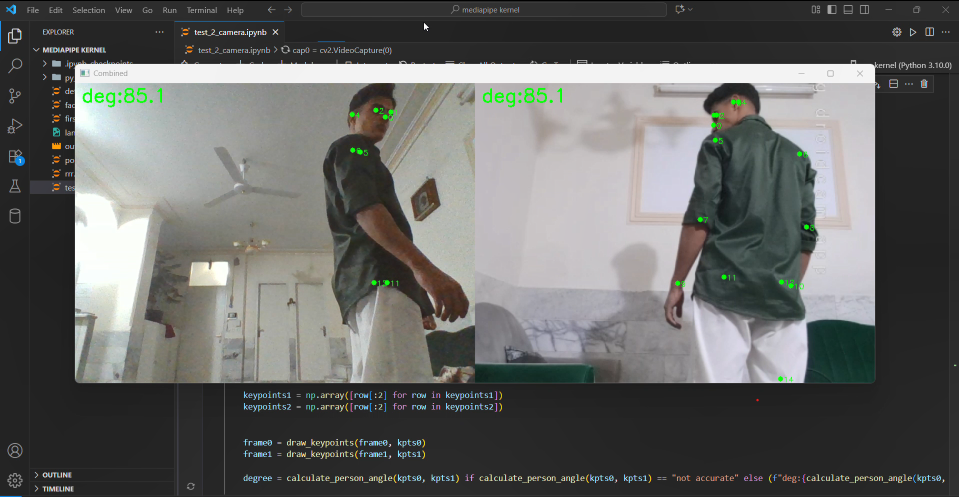
#> input picture assets/deg1.png, 1918 x 993 px, given in place of the camera (shown at 1/2 size)
$ jupyter execute --allow-errors predict_angle_moveNet.ipynb   (text cells are left out)
#> lines starting #> are read from the running program, lines starting #| are printed output that depends on the picture; after the words box and inside, x2 and y2 are one past the last pixel; in counts of white or black regions, pixels touching at a corner belong together
#> further down, frame0 is the input picture: shape (993, 1918, 3); mean B, G, R 100.3, 102.2, 101.4
#> `frame1 = cv2.rotate(frame1, cv2.ROTATE_90_CLOCKWISE)`:
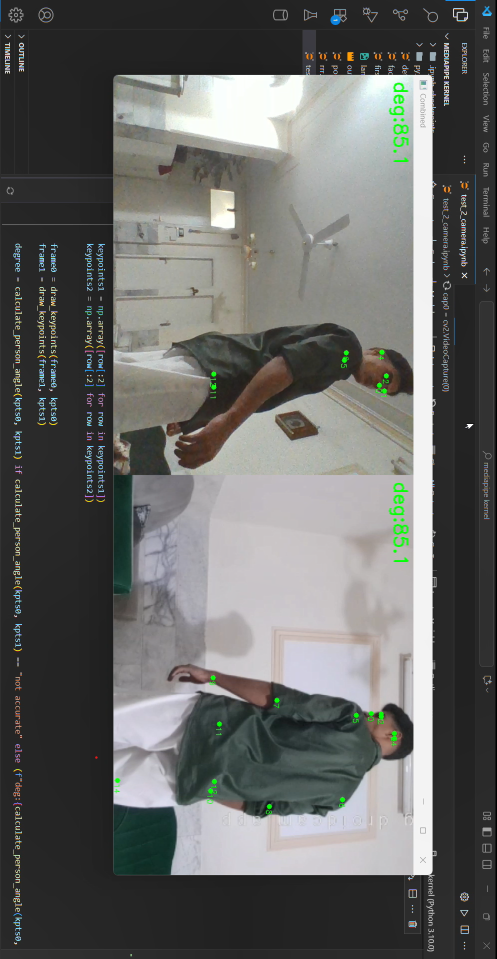
#> frame1: shape (1918, 993, 3) (shown at 1/2 size); mean B, G, R 100.3, 102.2, 101.4
[cell 1]
import cv2
import numpy as np
import tensorflow as tf
import tensorflow_hub as hub
import math

#> (the rest of this cell did not finish here and is left out)

#> (a cell that did not finish here is left out)

[cell 3]
NOSE = 0
LEFT_SHOULDER = 5
RIGHT_SHOULDER = 6

# [45 lines left out: function calculate_person_angle, not called in this run]

[cell 4]
def remove_black_bars_auto(frame, thresh_value=16):
#> called with thresh_value = 16
    gray = cv2.cvtColor(frame, cv2.COLOR_BGR2GRAY)
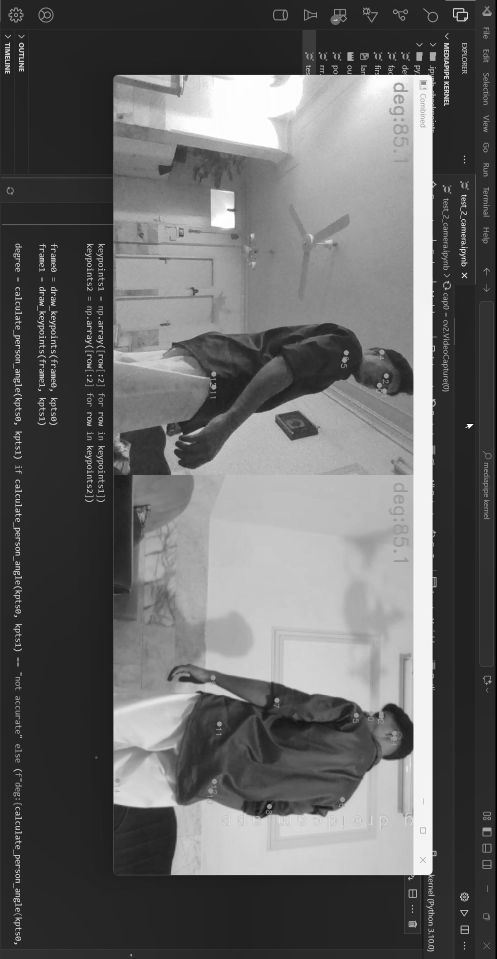
#> gray: shape (1918, 993) (shown at 1/2 size); min 0, max 255, mean 101.8
    _, mask = cv2.threshold(gray, thresh_value, 255, cv2.THRESH_BINARY)
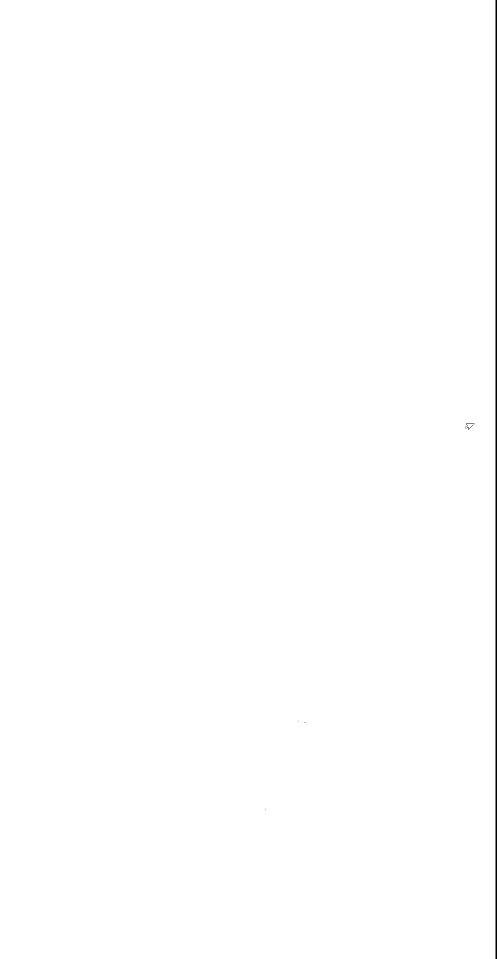
#> mask: shape (1918, 993) (shown at 1/2 size); 99.8% white; 8 black regions (6 under 20 px), largest, box (x1, y1, x2, y2) and area: (991, 0, 993, 1918) 3836, (932, 847, 949, 853) 22
    coords = cv2.findNonZero(mask)
#> coords = contour of 1900690 points, box (x1, y1, x2, y2) (0, 0, 991, 1918), area 0
    if coords is None:
        return frame
    x, y, w, h = cv2.boundingRect(coords)
#> x = 0; y = 0; w = 991; h = 1918
    return frame[y:y+h, x:x+w]
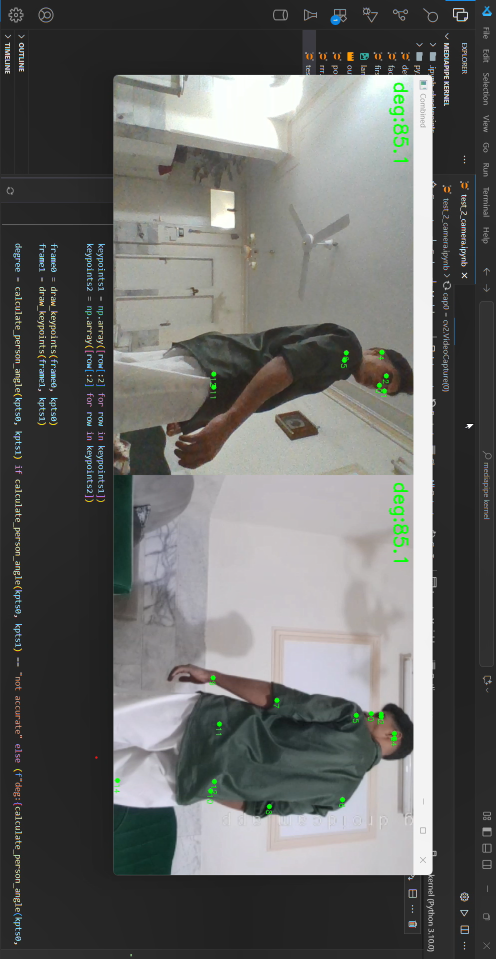
#> returned value: shape (1918, 991, 3) (shown at 1/2 size); mean of channels 0, 1, 2 100.5, 102.4, 101.6; drawn as B, G, R

# [4 lines left out: function rotate_if_needed, not called in this run]

def resize_and_center_crop_fill(img, target_size=(640, 480)):
#> called with target_size = (640, 480)
    target_w, target_h = target_size
    h, w = img.shape[:2]
#> h = 1918; w = 991

    if (w, h) == (target_w, target_h):
        return img

    scale = max(target_w / w, target_h / h)
#> scale = 0.646
    new_w, new_h = int(w * scale), int(h * scale)
#> new_w = 640; new_h = 1238
    resized = cv2.resize(img, (new_w, new_h), interpolation=cv2.INTER_AREA)
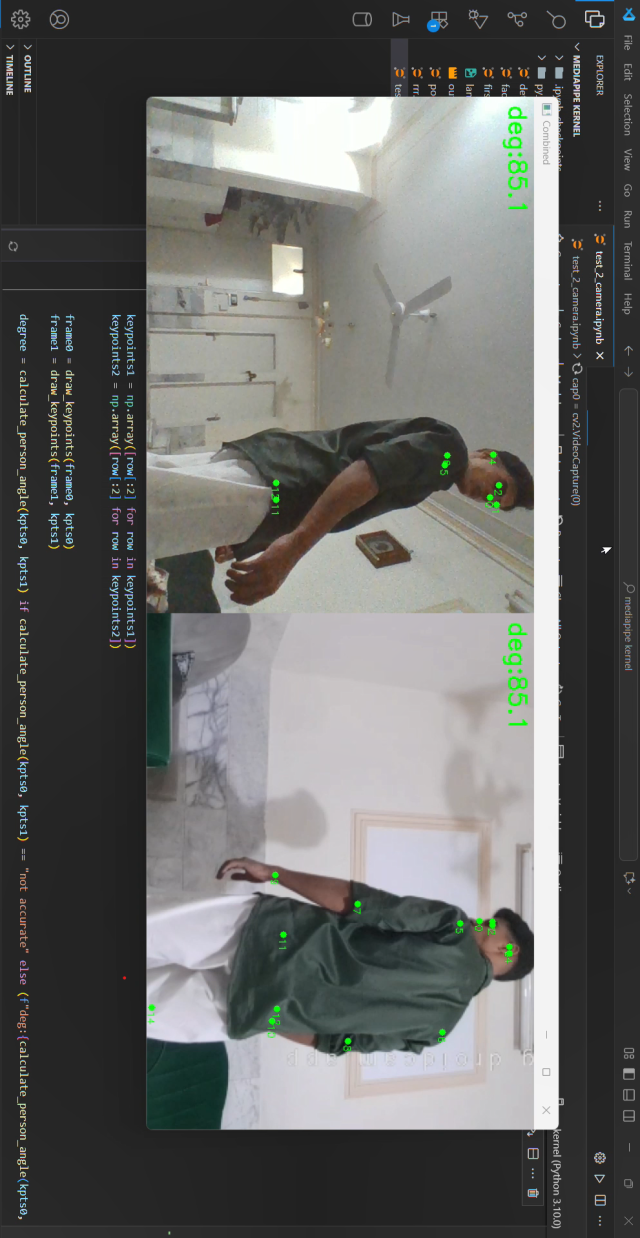
#> resized: shape (1238, 640, 3); mean B, G, R 100.5, 102.4, 101.6

    x = (new_w - target_w) // 2
#> x = 0
    y = (new_h - target_h) // 2
#> y = 379
    cropped = resized[y:y+target_h, x:x+target_w]
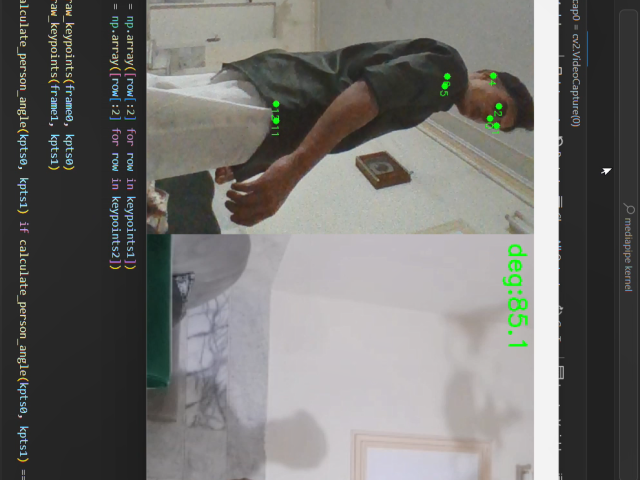
#> cropped: shape (480, 640, 3); mean B, G, R 110.6, 113.2, 113.9
    return cropped

[cell 5]
cap0 = cv2.VideoCapture(0)
cap1 = cv2.VideoCapture(1)

#> (the rest of this cell did not finish here and is left out)

$ run again, on assets/deg2.png
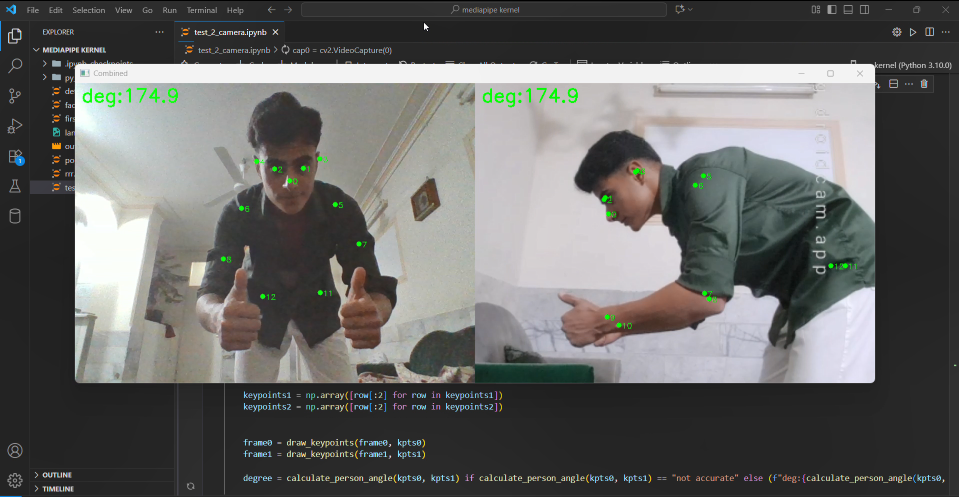
#> input picture assets/deg2.png, 1918 x 993 px, given in place of the camera (shown at 1/2 size)
#> frame0 is the input picture: shape (993, 1918, 3); mean B, G, R 100.3, 101.9, 101.7
#> in remove_black_bars_auto, `gray = cv2.cvtColor(frame, cv2.COLOR_BGR2GRAY)`:
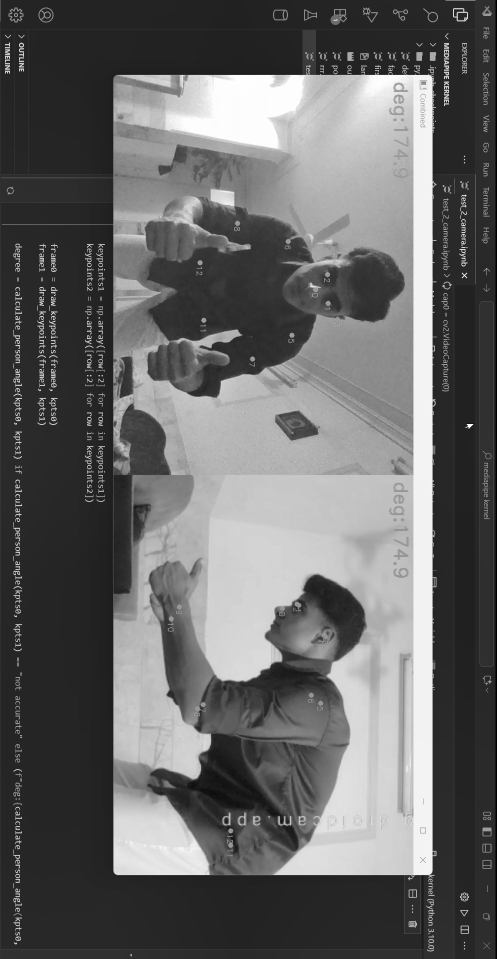
#> gray: shape (1918, 993) (shown at 1/2 size); min 0, max 255, mean 101.7
#> mask: shape (1918, 993); 99.8% white; 19 black regions (14 under 20 px), largest, box (x1, y1, x2, y2) and area: (991, 0, 993, 1918) 3836, (417, 1581, 441, 1592) 160, (439, 1592, 455, 1599) 53, (930, 847, 949, 859) 47, (382, 1568, 389, 1575) 27
#> coords = contour of 1900366 points, box (x1, y1, x2, y2) (0, 0, 991, 1918), area 0
#> in remove_black_bars_auto, `x, y, w, h = cv2.boundingRect(coords)`: x = 0; w = 991; h = 1918
#> in resize_and_center_crop_fill, `cropped = resized[y:y+target_h, x:x+target_w]`:
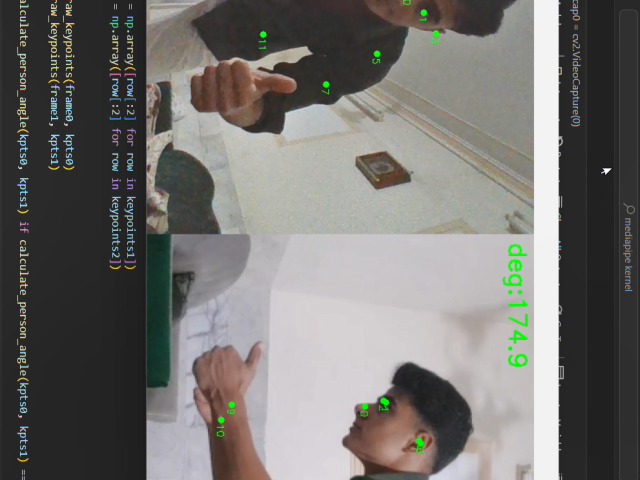
#> cropped: shape (480, 640, 3); mean B, G, R 110.5, 113.3, 115
